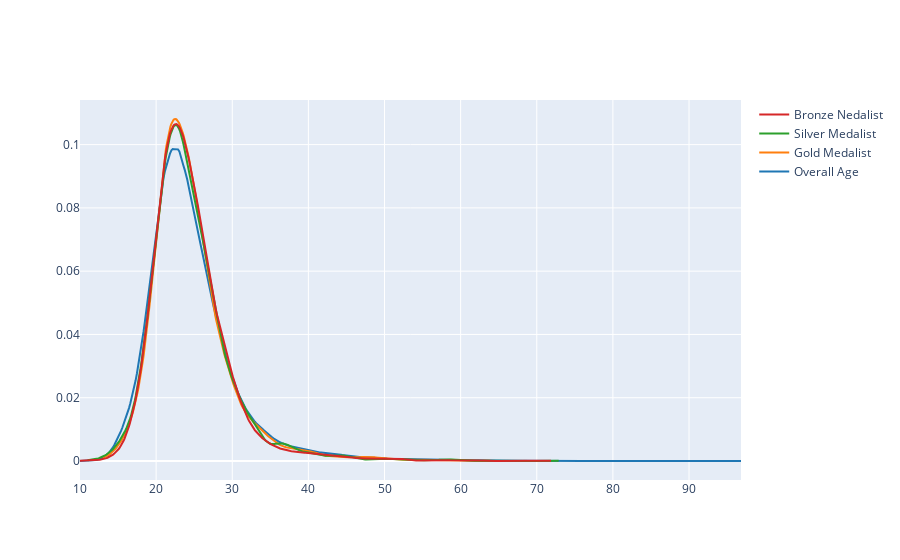

Source (notebook cell):
### Code cell
fig = ff.create_distplot([x1, x2, x3, x4], ['Overall Age', 'Gold Medalist', 'Silver Medalist', 'Bronze Nedalist'], show_hist=False, show_rug=False)
fig.show()

### Figure 1 — Plotly figure (JSON) as saved in the notebook; plotly's stock layout.template omitted (floating-point values rounded to 4 significant figures; data arrays with more than 128 entries replaced by an {"elided": "..."} marker saying what was removed)
{"data": [{"legendgroup": "Overall Age", "marker": {"color": "rgb(31, 119, 180)"}, "mode": "lines", "name": "Overall Age", "showlegend": true, "type": "scatter", "x": {"elided": "500 float values"}, "xaxis": "x", "y": {"elided": "500 float values"}, "yaxis": "y"}, {"legendgroup": "Gold Medalist", "marker": {"color": "rgb(255, 127, 14)"}, "mode": "lines", "name": "Gold Medalist", "showlegend": true, "type": "scatter", "x": {"elided": "500 float values"}, "xaxis": "x", "y": {"elided": "500 float values"}, "yaxis": "y"}, {"legendgroup": "Silver Medalist", "marker": {"color": "rgb(44, 160, 44)"}, "mode": "lines", "name": "Silver Medalist", "showlegend": true, "type": "scatter", "x": {"elided": "500 float values"}, "xaxis": "x", "y": {"elided": "500 float values"}, "yaxis": "y"}, {"legendgroup": "Bronze Nedalist", "marker": {"color": "rgb(214, 39, 40)"}, "mode": "lines", "name": "Bronze Nedalist", "showlegend": true, "type": "scatter", "x": {"elided": "500 float values"}, "xaxis": "x", "y": {"elided": "500 float values"}, "yaxis": "y"}], "layout": {"barmode": "overlay", "hovermode": "closest", "legend": {"traceorder": "reversed"}, "xaxis": {"anchor": "y2", "domain": [0, 1], "zeroline": false}, "yaxis": {"anchor": "free", "domain": [0, 1], "position": 0}}}
